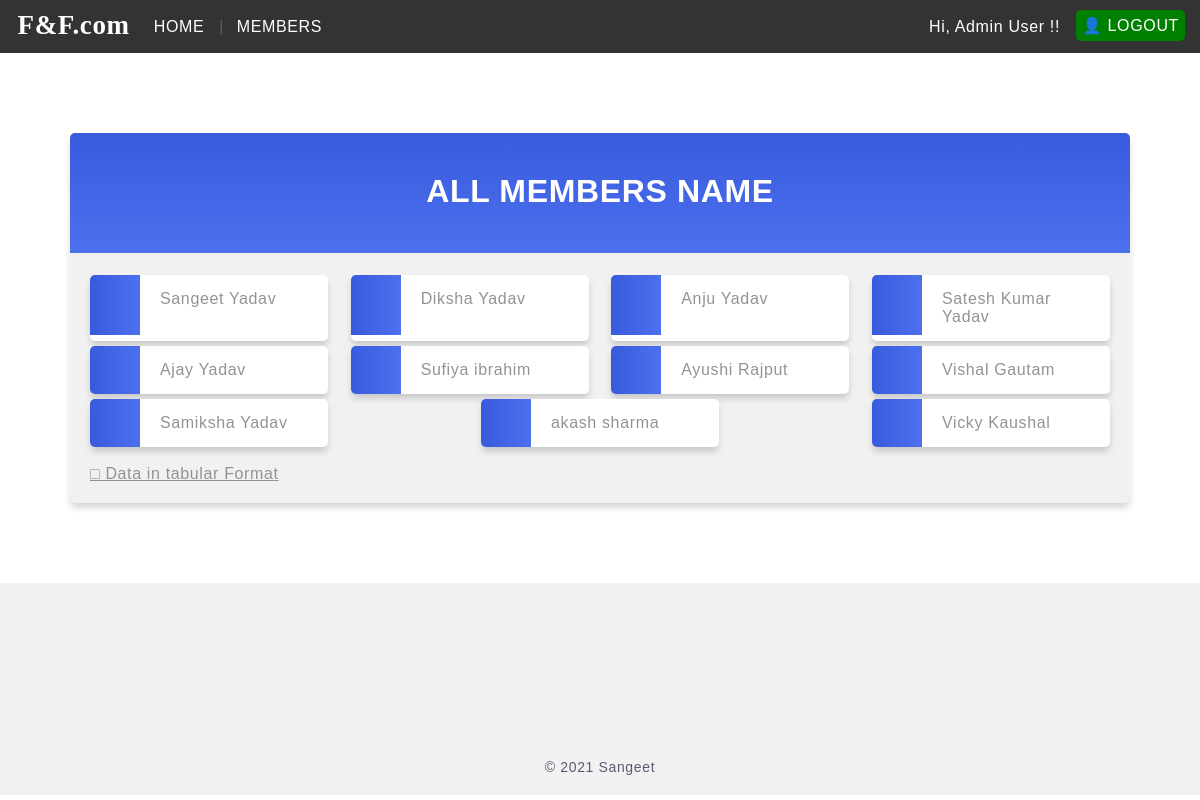
Page /members/ (signed in) on the earlier database version.
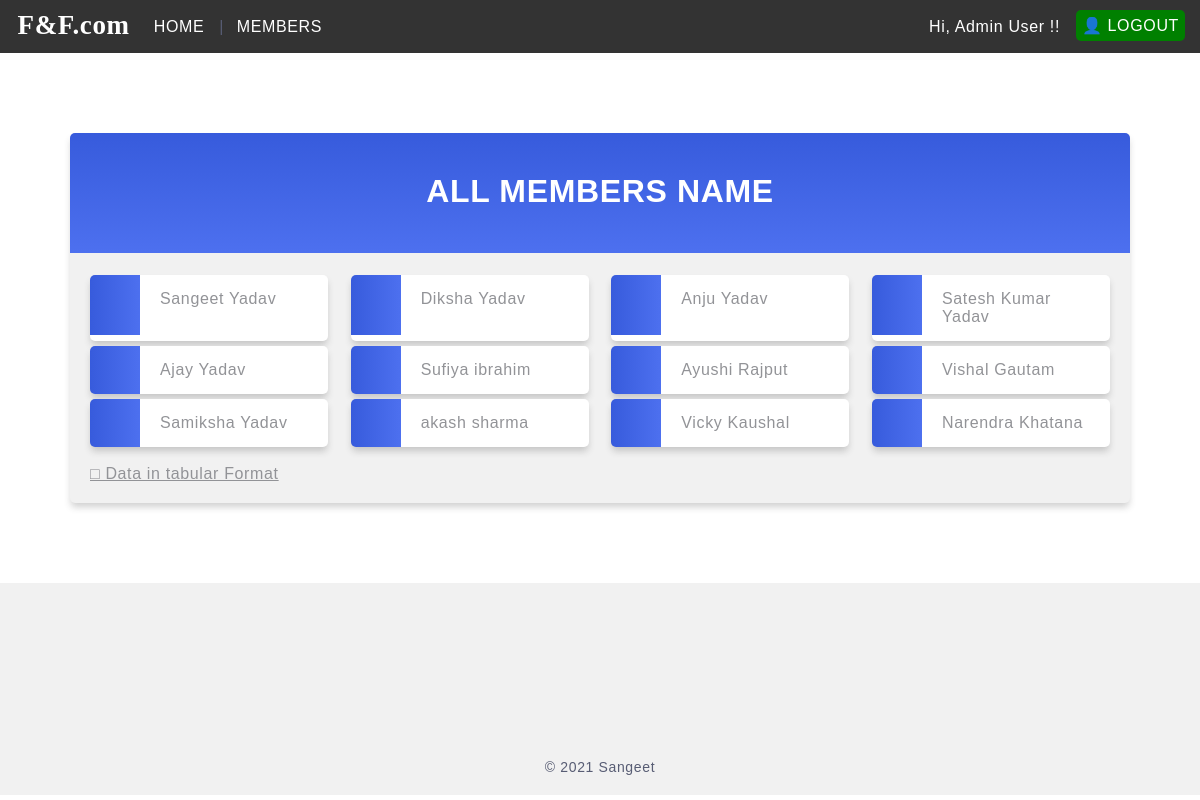
Same page on the later database version.
### members/models.py (models this page shows)
class Member(models.Model):
    user = models.ForeignKey(User, on_delete=models.CASCADE, default=1)
    first_name = models.CharField(max_length=255)
    last_name = models.CharField(max_length=255)
    email = models.EmailField(null=True)
    phone = models.CharField(max_length=10, null=True)
    city = models.CharField(max_length=255, default='kota')
    state = models.CharField(max_length=20, default='Rajasthan')
    class Meta:
        verbose_name_plural = 'Membars'

### members/views.py (the view)
# urls.py: path('', include('members.urls'))
def members(request):
    if request.user.is_authenticated:
        template = loader.get_template('all_members.html')
        allmembers = Member.objects.all().values()
        context = {
            'allmembers' : allmembers,
        }
        return HttpResponse(template.render(context, request))
    else:
        messages.error(request, "You are not logged in")
        return redirect('/login/')

### members/templates/all_members.html (shortened to what this page needs)
{% extends "master.html" %}
{% block content %}
    <div class="mycard">
        <h1>ALL MEMBERS NAME</h1>
        <ul>
            {% for i in allmembers %}
            {% if i.user_id == request.user.id %}
            <li><a href="details/{{i.id}}">{{i.first_name}} {{i.last_name}}</a></li>
            {% endif %}
            {% endfor %}
        </ul>
        <br>
        <a href="{% url 'crm' %}">&#x25A1; Data in tabular Format</a>
    </div>
{% endblock %}

Differences in the rows shown:
added Member: first_name "Narendra", last_name "Khatana"
